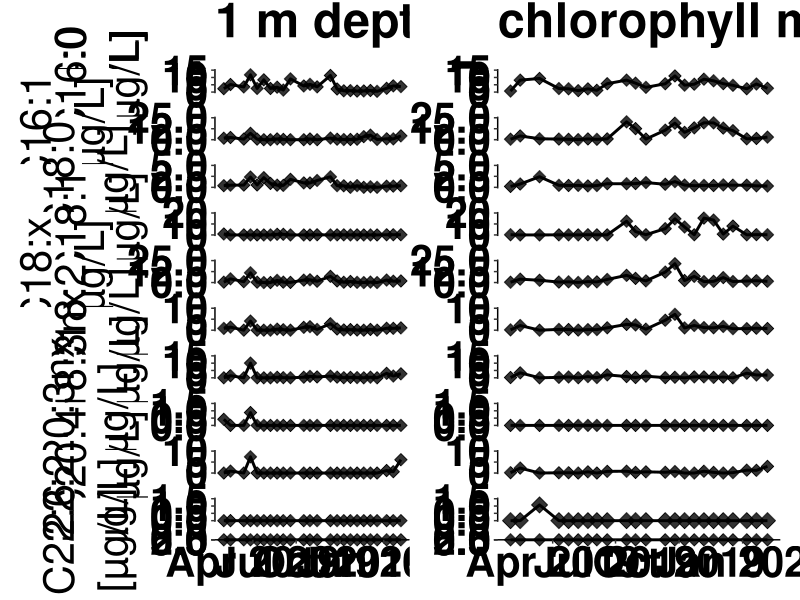
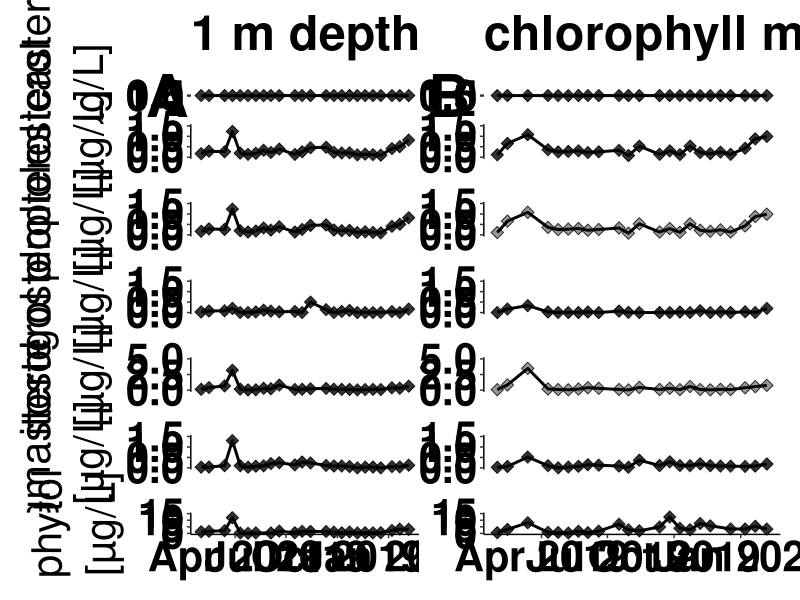

Here is the R script that generated these plots, in order:
## ---- chunk 1
knitr::opts_chunk$set(echo = TRUE)

library(readr)
library(here)
library(ggplot2)
library(reshape2)
library(cowplot)

Sys.setlocale("LC_ALL", "English")

#import lipid concentration data

lipid_conc <- read.csv(here("01_Data","Lipid_conc_watercolumn_ROT19.csv"), header = TRUE , sep = ";" , stringsAsFactors = FALSE, na.strings = "#NV")


#note: data frame includes two different depths: surface water (A) and chlorophyll maximum depth (B)

#separate sampling depths

lipid_conc_surface <- lipid_conc[1:24,]

lipid_conc_chlorMax <- lipid_conc[25:47,]


#setting dates for plotting

sampling_dates_A <- c("2019-01-30","2019-02-13", "2019-03-13", "2019-03-27",
                      "2019-04-10", "2019-04-24", "2019-05-08",
                      "2019-05-22", "2019-06-04", "2019-06-19",
                      "2019-07-17", "2019-07-30", "2019-08-14",
                      "2019-09-11", "2019-09-25", "2019-10-09",
                      "2019-10-23", "2019-11-06","2019-11-20",
                      "2019-12-04", "2019-12-18", "2020-01-07", "2020-01-21",
                      "2020-02-06")

sampling_dates_B <- c("2019-01-30","2019-02-13", "2019-03-13", 
                      "2019-04-10", "2019-04-24", "2019-05-08",
                      "2019-05-22", "2019-06-04", "2019-06-19",
                      "2019-07-17", "2019-07-30", "2019-08-14",
                      "2019-09-11", "2019-09-25", "2019-10-09",
                      "2019-10-23", "2019-11-06","2019-11-20",
                      "2019-12-04", "2019-12-18", "2020-01-07", "2020-01-21",
                      "2020-02-06")

rownames(lipid_conc_surface) <-sampling_dates_A
rownames(lipid_conc_chlorMax) <-sampling_dates_B

lipid_conc_surface$date <- as.Date(rownames(lipid_conc_surface), "%Y-%m-%d")
lipid_conc_chlorMax$date <- as.Date(rownames(lipid_conc_chlorMax), "%Y-%m-%d")


## ---- chunk 2

#surface water

C14.0_A <- melt(subset(lipid_conc_surface, select= c(date,C14.0_ugL)),id.var="date")

C16.0_A <- melt(subset(lipid_conc_surface, select= c(date,C16.0_ugL)),id.var="date")

C16.1_A <- melt(subset(lipid_conc_surface, select= c(date,C16.1_ugL)),id.var="date")

C18.0_A <- melt(subset(lipid_conc_surface, select= c(date,C18.0_ugL)),id.var="date")

C18.1_A <- melt(subset(lipid_conc_surface, select= c(date,C18.1_ugL)),id.var="date")

C18.x_A <- melt(subset(lipid_conc_surface, select= c(date,C18.x_ugL)),id.var="date")

C18.2_A <- melt(subset(lipid_conc_surface, select= c(date,C18.2_ugL)),id.var="date")

C18.3nx_A <- melt(subset(lipid_conc_surface, select= c(date,C18.3nx_ugL)),id.var="date")

C20.3nx_A <- melt(subset(lipid_conc_surface, select= c(date,C20.3nx_ugL)),id.var="date")

C20.4_A <- melt(subset(lipid_conc_surface, select= c(date,C20.4_ugL)),id.var="date")

C22.2_A <- melt(subset(lipid_conc_surface, select= c(date,C22.2_ugL)),id.var="date")

C22.6_A <- melt(subset(lipid_conc_surface, select= c(date,C22.6_ugL)),id.var="date")


#chlorophyll maximum depth


C14.0_B <- melt(subset(lipid_conc_chlorMax, select= c(date,C14.0_ugL)),id.var="date")

C16.0_B <- melt(subset(lipid_conc_chlorMax, select= c(date,C16.0_ugL)),id.var="date")

C16.1_B <- melt(subset(lipid_conc_chlorMax, select= c(date,C16.1_ugL)),id.var="date")

C18.0_B <- melt(subset(lipid_conc_chlorMax, select= c(date,C18.0_ugL)),id.var="date")

C18.1_B <- melt(subset(lipid_conc_chlorMax, select= c(date,C18.1_ugL)),id.var="date")

C18.x_B <- melt(subset(lipid_conc_chlorMax, select= c(date,C18.x_ugL)),id.var="date")

C18.2_B <- melt(subset(lipid_conc_chlorMax, select= c(date,C18.2_ugL)),id.var="date")

C18.3nx_B <- melt(subset(lipid_conc_chlorMax, select= c(date,C18.3nx_ugL)),id.var="date")

C20.3nx_B <- melt(subset(lipid_conc_chlorMax, select= c(date,C20.3nx_ugL)),id.var="date")

C20.4_B <- melt(subset(lipid_conc_chlorMax, select= c(date,C20.4_ugL)),id.var="date")

C22.2_B <- melt(subset(lipid_conc_chlorMax, select= c(date,C22.2_ugL)),id.var="date")

C22.6_B <- melt(subset(lipid_conc_chlorMax, select= c(date,C22.6_ugL)),id.var="date")

## ---- chunk 3
#surface water

pC14.0_surface <- ggplot() + 
  ggtitle("1 m depth", subtitle= "1 m depth")+
  geom_point(data=C14.0_A, aes(x=date,y=value), fill= "black", shape= 23, size=3,alpha=0.8)+
  geom_line(data=C14.0_A, aes(x=date,y=value),color= "black",  linewidth= 1)+ 
  annotate("text",y= 22, x= as.Date("2018-11-30"),label="A", size=15, fontface=2, color="black")+
  coord_cartesian(ylim=c(0,15),x=as.Date(c("2019-01-30", "2020-02-06")), clip="off")+
  scale_y_continuous(breaks=c(0.0,5.0,10.0,15.0))+
  ylab(expression(atop("C14:0","[µg/L]"))) + xlab(NULL)+
  theme(axis.line = element_line(colour = "black"),
        plot.title= element_text(size=35, face= "bold"),
        plot.subtitle= element_text(size=15, color="white"),
        panel.background = element_blank(),
        axis.line.x =element_blank(),
        axis.ticks.x = element_blank(),
        axis.text.x = element_blank(),
        axis.text.y = element_text(size=30,color='black', face="bold"),
        axis.title.y = element_text(size=30,color='black', face="bold"),
        legend.position = "none",
        strip.background = element_blank(),
        strip.placement = "outside",
        strip.text = element_text(size = 30, color= 'black', face="bold"),
        plot.margin = unit(c(1,0,0.5,0.5), "cm"))


pC16.0_surface <- ggplot() + 
  geom_point(data=C16.0_A, aes(x=date,y=value), fill= "black", shape= 23, size=3,alpha=0.8)+
  geom_line(data=C16.0_A, aes(x=date,y=value),color= "black",  linewidth= 1)+ 
  coord_cartesian(ylim=c(0,15),x=as.Date(c("2019-01-30", "2020-02-06")), clip="off")+
  ylab(expression(atop("C16:0","[µg/L]"))) + xlab(NULL)+
  scale_y_continuous(breaks=c(0.0,5.0,10.0,15.0))+
  theme(axis.line = element_line(colour = "black"),
        panel.background = element_blank(),
        axis.line.x =element_blank(),
        axis.ticks.x = element_blank(),
        axis.text.x = element_blank(),
        axis.text.y = element_text(size=30,color='black', face="bold"),
        axis.title.y = element_text(size=30,color='black', face="bold"),
        legend.position = "none",
        strip.background = element_blank(),
        strip.placement = "outside",
        strip.text = element_text(size = 30, color= 'black', face="bold"),
        plot.margin = unit(c(0,0,0.5,0.5), "cm"))


pC16.1_surface <- ggplot() + 
  geom_point(data=C16.1_A, aes(x=date,y=value), fill= "black", shape= 23, size=3,alpha=0.8)+
  geom_line(data=C16.1_A, aes(x=date,y=value),color= "black",  linewidth= 1)+ 
  coord_cartesian(ylim=c(0,25),x=as.Date(c("2019-01-30", "2020-02-06")), clip="off")+
  ylab(expression(atop("C16:1","[µg/L]"))) + xlab(NULL)+
  scale_y_continuous(breaks=c(0.0,12.5,25.0))+
  theme(axis.line = element_line(colour = "black"),
        panel.background = element_blank(),
        axis.line.x =element_blank(),
        axis.ticks.x = element_blank(),
        axis.text.x = element_blank(),
        axis.text.y = element_text(size=30,color='black', face="bold"),
        axis.title.y = element_text(size=30,color='black', face="bold"),
        legend.position = "none",
        strip.background = element_blank(),
        strip.placement = "outside",
        strip.text = element_text(size = 30, color= 'black', face="bold"),
        plot.margin = unit(c(0,0,0.5,0.5), "cm"))


pC18.0_surface <- ggplot() + 
  geom_point(data=C18.0_A, aes(x=date,y=value), fill= "black", shape= 23, size=3,alpha=0.8)+
  geom_line(data=C18.0_A, aes(x=date,y=value),color= "black",  linewidth= 1)+ 
  coord_cartesian(ylim=c(0,5),x=as.Date(c("2019-01-30", "2020-02-06")), clip="off")+
  ylab(expression(atop("C18:0","[µg/L]"))) + xlab(NULL)+
  scale_y_continuous(breaks=c(0.0, 2.5, 5.0))+
  theme(axis.line = element_line(colour = "black"),
        panel.background = element_blank(),
        axis.line.x =element_blank(),
        axis.ticks.x = element_blank(),
        axis.text.x = element_blank(),
        axis.text.y = element_text(size=30,color='black', face="bold"),
        axis.title.y = element_text(size=30,color='black', face="bold"),
        legend.position = "none",
        strip.background = element_blank(),
        strip.placement = "outside",
        strip.text = element_text(size = 30, color= 'black', face="bold"),
        plot.margin = unit(c(0,0,0.5,0.5), "cm"))


pC18.1_surface <- ggplot() + 
  geom_point(data=C18.1_A, aes(x=date,y=value), fill= "black", shape= 23, size=3,alpha=0.8)+
  geom_line(data=C18.1_A, aes(x=date,y=value),color= "black",  linewidth= 1)+ 
  coord_cartesian(ylim=c(0,20),x=as.Date(c("2019-01-30", "2020-02-06")), clip="off")+
  scale_y_continuous(breaks=c(0.0,10.0,20.0))+
  ylab(expression(atop("C18:1","[µg/L]"))) + xlab(NULL)+
  theme(axis.line = element_line(colour = "black"),
        panel.background = element_blank(),
        axis.line.x =element_blank(),
        axis.ticks.x = element_blank(),
        axis.text.x = element_blank(),
        axis.text.y = element_text(size=30,color='black', face="bold"),
        axis.title.y = element_text(size=30,color='black', face="bold"),
        legend.position = "none",
        strip.background = element_blank(),
        strip.placement = "outside",
        strip.text = element_text(size = 30, color= 'black', face="bold"),
        plot.margin = unit(c(0,0,0.5,0.5), "cm"))


pC18.x_surface <- ggplot() + 
  geom_point(data=C18.x_A, aes(x=date,y=value), fill= "black", shape= 23, size=3,alpha=0.8)+
  geom_line(data=C18.x_A, aes(x=date,y=value),color= "black",  linewidth= 1)+ 
  coord_cartesian(ylim=c(0,25),x=as.Date(c("2019-01-30", "2020-02-06")), clip="off")+
  scale_y_continuous(breaks=c(0.0,12.5,25.0))+
  ylab(expression(atop("C18:x","[µg/L]"))) + xlab(NULL)+
  theme(axis.line = element_line(colour = "black"),
        panel.background = element_blank(),
        axis.line.x =element_blank(),
        axis.ticks.x = element_blank(),
        axis.text.x = element_blank(),
        axis.text.y = element_text(size=30,color='black', face="bold"),
        axis.title.y = element_text(size=30,color='black', face="bold"),
        legend.position = "none",
        strip.background = element_blank(),
        strip.placement = "outside",
        strip.text = element_text(size = 30, color= 'black', face="bold"),
        plot.margin = unit(c(0,0,0.5,0.5), "cm"))


pC18.2_surface <- ggplot() + 
  geom_point(data=C18.2_A, aes(x=date,y=value), fill= "black", shape= 23, size=3,alpha=0.8)+
  geom_line(data=C18.2_A, aes(x=date,y=value),color= "black",  linewidth= 1)+ 
  coord_cartesian(ylim=c(0,10),x=as.Date(c("2019-01-30", "2020-02-06")), clip="off")+
  scale_y_continuous(breaks=c(0.0,5.0,10.0))+
  ylab(expression(atop("C18:2","[µg/L]"))) + xlab(NULL)+
  theme(axis.line = element_line(colour = "black"),
        panel.background = element_blank(),
        axis.line.x =element_blank(),
        axis.ticks.x = element_blank(),
        axis.text.x = element_blank(),
        axis.text.y = element_text(size=30,color='black', face="bold"),
        axis.title.y = element_text(size=30,color='black', face="bold"),
        legend.position = "none",
        strip.background = element_blank(),
        strip.placement = "outside",
        strip.text = element_text(size = 30, color= 'black', face="bold"),
        plot.margin = unit(c(0,0,0.5,0.5), "cm"))


pC18.3nx_surface <- ggplot() + 
  geom_point(data=C18.3nx_A, aes(x=date,y=value), fill= "black", shape= 23, size=3,alpha=0.8)+
  geom_line(data=C18.3nx_A, aes(x=date,y=value),color= "black",  linewidth= 1)+ 
  coord_cartesian(ylim=c(0,15),x=as.Date(c("2019-01-30", "2020-02-06")), clip="off")+
  scale_y_continuous(breaks=c(0.0,5.0,10.0,15.0))+
  ylab(expression(atop("C18:3nx","[µg/L]"))) + xlab(NULL)+
  theme(axis.line = element_line(colour = "black"),
        panel.background = element_blank(),
        axis.line.x =element_blank(),
        axis.ticks.x = element_blank(),
        axis.text.x = element_blank(),
        axis.text.y = element_text(size=30,color='black', face="bold"),
        axis.title.y = element_text(size=30,color='black', face="bold"),
        legend.position = "none",
        strip.background = element_blank(),
        strip.placement = "outside",
        strip.text = element_text(size = 30, color= 'black', face="bold"),
        plot.margin = unit(c(0,0,0.5,0.5), "cm"))


pC20.3nx_surface <- ggplot() + 
  geom_point(data=C20.3nx_A, aes(x=date,y=value), fill= "black", shape= 23, size=3,alpha=0.8)+
  geom_line(data=C20.3nx_A, aes(x=date,y=value),color= "black",  linewidth= 1)+ 
  coord_cartesian(ylim=c(0,1.5),x=as.Date(c("2019-01-30", "2020-02-06")), clip="off")+
  scale_y_continuous(breaks=c(0.0,0.5,1,1.5))+
  ylab(expression(atop("C20:3nx","[µg/L]"))) + xlab(NULL)+
  theme(axis.line = element_line(colour = "black"),
        panel.background = element_blank(),
        axis.line.x =element_blank(),
        axis.ticks.x = element_blank(),
        axis.text.x = element_blank(),
        axis.text.y = element_text(size=30,color='black', face="bold"),
        axis.title.y = element_text(size=30,color='black', face="bold"),
        legend.position = "none",
        strip.background = element_blank(),
        strip.placement = "outside",
        strip.text = element_text(size = 30, color= 'black', face="bold"),
        plot.margin = unit(c(0,0,0.5,0.5), "cm"))



pC20.4_surface <- ggplot() + 
  geom_point(data=C20.4_A, aes(x=date,y=value), fill= "black", shape= 23, size=3,alpha=0.8)+
  geom_line(data=C20.4_A, aes(x=date,y=value),color= "black",  linewidth= 1)+ 
  coord_cartesian(ylim=c(0,10),x=as.Date(c("2019-01-30", "2020-02-06")), clip="off")+
  scale_y_continuous(breaks=c(0.0,5.0,10.0))+
  ylab(expression(atop("C20:4","[µg/L]"))) + xlab(NULL)+
  theme(axis.line = element_line(colour = "black"),
        panel.background = element_blank(),
        axis.line.x =element_blank(),
        axis.ticks.x = element_blank(),
        axis.text.x = element_blank(),
        axis.text.y = element_text(size=30,color='black', face="bold"),
        axis.title.y = element_text(size=30,color='black', face="bold"),
        legend.position = "none",
        strip.background = element_blank(),
        strip.placement = "outside",
        strip.text = element_text(size = 30, color= 'black', face="bold"),
        plot.margin = unit(c(0,0,0.5,0.5), "cm"))



pC22.2_surface <- ggplot() + 
  geom_point(data=C22.2_A, aes(x=date,y=value), fill= "black", shape= 23, size=3,alpha=0.8)+
  geom_line(data=C22.2_A, aes(x=date,y=value),color= "black",  linewidth= 1)+ 
  coord_cartesian(ylim=c(0,1.5),x=as.Date(c("2019-01-30", "2020-02-06")), clip="off")+
  scale_y_continuous(breaks=c(0.0,0.5,1,1.5))+
  ylab(expression(atop("C22:2","[µg/L]"))) + xlab(NULL)+
  theme(axis.line = element_line(colour = "black"),
        panel.background = element_blank(),
        axis.line.x =element_blank(),
        axis.ticks.x = element_blank(),
        axis.text.x = element_blank(),
        axis.text.y = element_text(size=30,color='black', face="bold"),
        axis.title.y = element_text(size=30,color='black', face="bold"),
        legend.position = "none",
        strip.background = element_blank(),
        strip.placement = "outside",
        strip.text = element_text(size = 30, color= 'black', face="bold"),
        plot.margin = unit(c(0,0,0.5,0.5), "cm"))


pC22.6_surface <- ggplot() + 
  geom_point(data=C22.6_A, aes(x=date,y=value), fill= "black", shape= 23, size=3,alpha=0.8)+
  geom_line(data=C22.6_A, aes(x=date,y=value),color= "black",  linewidth= 1)+ 
  coord_cartesian(ylim=c(0,5),x=as.Date(c("2019-01-30", "2020-02-06")), clip="off")+
  scale_y_continuous(breaks=c(0.0,2.5,5.0))+
  ylab(expression(atop("C22:6","[µg/L]"))) + xlab(NULL)+
  theme(axis.line = element_line(colour = "black"),
        panel.background = element_blank(),
        axis.line.x =element_line(color="black"),
        axis.text.x = element_text(size=30,color='black', face="bold"),
        axis.line.y.left =element_line(color='black'),
        axis.text.y.left = element_text(size=30, color= 'black', face= 'bold'),
        axis.title.y.left = element_text(size=30, color= 'black', face= 'bold'),
        strip.background = element_blank(),
        strip.placement = "outside",
        strip.text = element_text(size = 30, color= 'black', face="bold"),
        plot.margin = unit(c(0,0,0.5,0.5), "cm"))



plot_FA_conc_surface <- plot_grid(pC14.0_surface,pC16.0_surface, pC16.1_surface, pC18.0_surface, pC18.1_surface,
                                  pC18.x_surface, pC18.2_surface, pC18.3nx_surface,pC20.3nx_surface, pC20.4_surface,
                                  pC22.2_surface, pC22.6_surface, ncol=1, align="v", 
                                  rel_heights = c(1.45,1,1,1,1,1,1,1,1,1,1,1.15), axis='lr')


#chlorophyll maximum depth

pC14.0_chlorMax <- ggplot() + 
  ggtitle("chlorophyll maximum depth", subtitle= "chlorophyll maximum depth")+
  geom_point(data=C14.0_B, aes(x=date,y=value, fill=variable), shape= 23, size=3,alpha=0.8)+
  geom_line(data=C14.0_B, aes(x=date,y=value),color= "black",  linewidth= 1)+ 
  scale_fill_manual(labels=c("C14.0_ugL"= "C14:0 [µg/L]"),
                    values=c(C14.0_ugL="black"))+
  annotate("text",y= 22, x= as.Date("2018-11-30"),label="B", size=15, fontface=2, color="black")+
  coord_cartesian(ylim=c(0,15),x=as.Date(c("2019-01-30", "2020-02-06")), clip="off")+
  scale_y_continuous(breaks=c(0.0,5.0,10.0,15.0))+
  ylab("C14:0 [µg/L]") + xlab(NULL)+
  theme(axis.line = element_line(colour = "black"),
        legend.position = "none",
        plot.title= element_text(size=35, face= "bold"),
        plot.subtitle= element_text(size=15, color="white"),
        panel.background = element_blank(),
        axis.line.x =element_blank(),
        axis.ticks.x = element_blank(),
        axis.text.x = element_blank(),
        axis.text.y = element_text(size=30,color='black', face="bold"),
        axis.title.y = element_blank(),
        strip.background = element_blank(),
        strip.placement = "outside",
        strip.text = element_text(size = 30, color= 'black', face="bold"),
        plot.margin = unit(c(1,0.5,0.5,0), "cm"))



pC16.0_chlorMax <- ggplot() + 
  geom_point(data=C16.0_B, aes(x=date,y=value, fill= variable), shape= 23, size=3,alpha=0.8)+
  geom_line(data=C16.0_B, aes(x=date,y=value),color= "black",  linewidth= 1)+ 
  scale_fill_manual(labels=c("C16.0_ugL"= "C16:0 [µg/L]"),
                    values=c(C16.0_ugL="black"))+
  coord_cartesian(ylim=c(0,15),x=as.Date(c("2019-01-30", "2020-02-06")), clip="off")+
  scale_y_continuous(breaks=c(0.0,5.0,10.0,15.0))+
  ylab("C16:0 [µg/L]") + xlab(NULL)+
  theme(axis.line = element_line(colour = "black"),
        panel.background = element_blank(),
        legend.position = "none",
        axis.line.x =element_blank(),
        axis.ticks.x = element_blank(),
        axis.text.x = element_blank(),
        axis.text.y = element_text(size=30,color='black', face="bold"),
        axis.title.y = element_blank(),
        strip.background = element_blank(),
        strip.placement = "outside",
        strip.text = element_text(size = 30, color= 'black', face="bold"),
        plot.margin = unit(c(0,0.5,0.5,0), "cm"))



pC16.1_chlorMax <- ggplot() + 
  geom_point(data=C16.1_B, aes(x=date,y=value, fill= variable), shape= 23, size=3,alpha=0.8)+
  geom_line(data=C16.1_B, aes(x=date,y=value),color= "black",  linewidth= 1)+ 
  scale_fill_manual(labels=c("C16.1_ugL"= "C16:1 [µg/L]"),
                    values=c(C16.1_ugL="black"))+
  coord_cartesian(ylim=c(0,25),x=as.Date(c("2019-01-30", "2020-02-06")), clip="off")+
  scale_y_continuous(breaks=c(0.0,12.5,25.0))+
  ylab("C16:1 [µg/L]") + xlab(NULL)+
  theme(axis.line = element_line(colour = "black"),
        legend.position = "none",
        panel.background = element_blank(),
        axis.line.x =element_blank(),
        axis.ticks.x = element_blank(),
        axis.text.x = element_blank(),
        axis.text.y = element_text(size=30,color='black', face="bold"),
        axis.title.y = element_blank(),
        strip.background = element_blank(),
        strip.placement = "outside",
        strip.text = element_text(size = 30, color= 'black', face="bold"),
        plot.margin = unit(c(0,0.5,0.5,0), "cm"))


pC18.0_chlorMax <- ggplot() + 
  geom_point(data=C18.0_B, aes(x=date,y=value, fill= variable), shape= 23, size=3,alpha=0.8)+
  geom_line(data=C18.0_B, aes(x=date,y=value),color= "black",  linewidth= 1)+ 
  scale_fill_manual(labels=c("C18.0_ugL"= "C18:0 [µg/L]"),
                    values=c(C18.0_ugL="black"))+
  coord_cartesian(ylim=c(0,5),x=as.Date(c("2019-01-30", "2020-02-06")), clip="off")+
  scale_y_continuous(breaks=c(0.0,2.5,5.0))+
  ylab("C18:0 [µg/L]") + xlab(NULL)+
  theme(axis.line = element_line(colour = "black"),
        legend.position = "none",
        panel.background = element_blank(),
        axis.line.x =element_blank(),
        axis.ticks.x = element_blank(),
        axis.text.x = element_blank(),
        axis.text.y = element_text(size=30,color='black', face="bold"),
        axis.title.y = element_blank(),
        strip.background = element_blank(),
        strip.placement = "outside",
        strip.text = element_text(size = 30, color= 'black', face="bold"),
        plot.margin = unit(c(0,0.5,0.5,0), "cm"))


pC18.1_chlorMax <- ggplot() + 
  geom_point(data=C18.1_B, aes(x=date,y=value, fill= variable), shape= 23, size=3,alpha=0.8)+
  geom_line(data=C18.1_B, aes(x=date,y=value),color= "black",  linewidth= 1)+ 
  scale_fill_manual(labels=c("C18.1_ugL"= "C18:1 [µg/L]"),
                    values=c(C18.1_ugL="black"))+
  coord_cartesian(ylim=c(0,20),x=as.Date(c("2019-01-30", "2020-02-06")), clip="off")+
  scale_y_continuous(breaks=c(0.0,10.0,20.0))+
  ylab("C18:1 [µg/L]") + xlab(NULL)+
  theme(axis.line = element_line(colour = "black"),
        legend.position = "none",
        panel.background = element_blank(),
        axis.line.x =element_blank(),
        axis.ticks.x = element_blank(),
        axis.text.x = element_blank(),
        axis.text.y = element_text(size=30,color='black', face="bold"),
        axis.title.y = element_blank(),
        strip.background = element_blank(),
        strip.placement = "outside",
        strip.text = element_text(size = 30, color= 'black', face="bold"),
        plot.margin = unit(c(0,0.5,0.5,0), "cm"))


pC18.x_chlorMax <- ggplot() + 
  geom_point(data=C18.x_B, aes(x=date,y=value, fill= variable), shape= 23, size=3,alpha=0.8)+
  geom_line(data=C18.x_B, aes(x=date,y=value),color= "black",  linewidth= 1)+ 
  scale_fill_manual(labels=c("C18.x_ugL"= "C18:x [µg/L]"),
                    values=c(C18.x_ugL="black"))+
  coord_cartesian(ylim=c(0,25),x=as.Date(c("2019-01-30", "2020-02-06")), clip="off")+
  scale_y_continuous(breaks=c(0.0,12.5,25.0))+
  ylab("C18:x [µg/L]") + xlab(NULL)+
  theme(axis.line = element_line(colour = "black"),
        legend.position = "none",
        panel.background = element_blank(),
        axis.line.x =element_blank(),
        axis.ticks.x = element_blank(),
        axis.text.x = element_blank(),
        axis.text.y = element_text(size=30,color='black', face="bold"),
        axis.title.y = element_blank(),
        strip.background = element_blank(),
        strip.placement = "outside",
        strip.text = element_text(size = 30, color= 'black', face="bold"),
        plot.margin = unit(c(0,0.5,0.5,0), "cm"))


pC18.2_chlorMax <- ggplot() + 
  geom_point(data=C18.2_B, aes(x=date,y=value, fill= variable), shape= 23, size=3,alpha=0.8)+
  geom_line(data=C18.2_B, aes(x=date,y=value),color= "black",  linewidth= 1)+ 
  scale_fill_manual(labels=c("C18.2_ugL"= "C18:2 [µg/L]"),
                    values=c(C18.2_ugL="black"))+
  coord_cartesian(ylim=c(0,10),x=as.Date(c("2019-01-30", "2020-02-06")), clip="off")+
  scale_y_continuous(breaks=c(0.0,5.0,10.0))+
  ylab("C18:2 [µg/L]") + xlab(NULL)+
  theme(axis.line = element_line(colour = "black"),
        legend.position = "none",
        panel.background = element_blank(),
        axis.line.x =element_blank(),
        axis.ticks.x = element_blank(),
        axis.text.x = element_blank(),
        axis.text.y = element_text(size=30,color='black', face="bold"),
        axis.title.y = element_blank(),
        strip.background = element_blank(),
        strip.placement = "outside",
        strip.text = element_text(size = 30, color= 'black', face="bold"),
        plot.margin = unit(c(0,0.5,0.5,0), "cm"))


pC18.3nx_chlorMax <- ggplot() + 
  geom_point(data=C18.3nx_B, aes(x=date,y=value, fill= variable), shape= 23, size=3,alpha=0.8)+
  geom_line(data=C18.3nx_B, aes(x=date,y=value),color= "black",  linewidth= 1)+ 
  scale_fill_manual(labels=c("C18.3nx_ugL"= "C18:3nx [µg/L]"),
                    values=c(C18.3nx_ugL="black"))+
  coord_cartesian(ylim=c(0,15),x=as.Date(c("2019-01-30", "2020-02-06")), clip="off")+
  scale_y_continuous(breaks=c(0.0,5.0,10.0,15.0))+
  ylab("C18:3nx [µg/L]") + xlab(NULL)+
  theme(axis.line = element_line(colour = "black"),
        legend.position = "none",
        panel.background = element_blank(),
        axis.line.x =element_blank(),
        axis.ticks.x = element_blank(),
        axis.text.x = element_blank(),
        axis.text.y = element_text(size=30,color='black', face="bold"),
        axis.title.y = element_blank(),
        strip.background = element_blank(),
        strip.placement = "outside",
        strip.text = element_text(size = 30, color= 'black', face="bold"),
        plot.margin = unit(c(0,0.5,0.5,0), "cm"))



pC20.3nx_chlorMax <- ggplot() + 
  geom_point(data=C20.3nx_B, aes(x=date,y=value, fill= variable), shape= 23, size=3,alpha=0.8)+
  geom_line(data=C20.3nx_B, aes(x=date,y=value),color= "black",  linewidth= 1)+ 
  scale_fill_manual(labels=c("C20.3nx_ugL"= "C20:3nx [µg/L]"),
                    values=c(C20.3nx_ugL="black"))+
  coord_cartesian(ylim=c(0,1.5),x=as.Date(c("2019-01-30", "2020-02-06")), clip="off")+
  scale_y_continuous(breaks=c(0.0,0.5,1,1.5))+
  ylab("C20.3nx [µg/L]") + xlab(NULL)+
  theme(axis.line = element_line(colour = "black"),
        legend.position = "none",
        panel.background = element_blank(),
        axis.line.x =element_blank(),
        axis.ticks.x = element_blank(),
        axis.text.x = element_blank(),
        axis.text.y = element_text(size=30,color='black', face="bold"),
        axis.title.y = element_blank(),
        strip.background = element_blank(),
        strip.placement = "outside",
        strip.text = element_text(size = 30, color= 'black', face="bold"),
        plot.margin = unit(c(0,0.5,0.5,0), "cm"))



pC20.4_chlorMax <- ggplot() + 
  geom_point(data=C20.4_B, aes(x=date,y=value, fill=variable), shape= 23, size=3,alpha=0.8)+
  geom_line(data=C20.4_B, aes(x=date,y=value),color= "black",  linewidth= 1)+ 
  scale_fill_manual(labels=c("C20.4_ugL"= "C20:4 [µg/L]"),
                    values=c(C20.4_ugL="black"))+
  coord_cartesian(ylim=c(0,10),x=as.Date(c("2019-01-30", "2020-02-06")), clip="off")+
  scale_y_continuous(breaks=c(0.0,5.0,10.0))+
  ylab("C20.4 [µg/L]") + xlab(NULL)+
  theme(axis.line = element_line(colour = "black"),
        legend.position = "none",
        panel.background = element_blank(),
        axis.line.x =element_blank(),
        axis.ticks.x = element_blank(),
        axis.text.x = element_blank(),
        axis.text.y = element_text(size=30,color='black', face="bold"),
        axis.title.y =element_blank(),
        strip.background = element_blank(),
        strip.placement = "outside",
        strip.text = element_text(size = 30, color= 'black', face="bold"),
        plot.margin = unit(c(0,0.5,0.5,0), "cm"))



pC22.2_chlorMax <- ggplot() + 
  geom_point(data=C22.2_B, aes(x=date,y=value, fill= variable), shape= 23, size= 4,alpha=0.8)+
  geom_line(data=C22.2_B, aes(x=date,y=value),color= "black",  linewidth= 1)+ 
  scale_fill_manual(labels=c("C22.2_ugL"= "C22:2 [µg/L]"),
                    values=c(C22.2_ugL="black"))+
  coord_cartesian(ylim=c(0,1.5),x=as.Date(c("2019-01-30", "2020-02-06")), clip="off")+
  scale_y_continuous(breaks=c(0.0,0.5,1,1.5))+
  ylab("C22.2 [µg/L]") + xlab(NULL)+
  theme(axis.line = element_line(colour = "black"),
        legend.position = "none",
        panel.background = element_blank(),
        axis.line.x =element_blank(),
        axis.ticks.x = element_blank(),
        axis.text.x = element_blank(),
        axis.text.y = element_text(size=30,color='black', face="bold"),
        axis.title.y = element_blank(),
        strip.background = element_blank(),
        strip.placement = "outside",
        strip.text = element_text(size = 30, color= 'black', face="bold"),
        plot.margin = unit(c(0,0.5,0.5,0), "cm"))


pC22.6_chlorMax <- ggplot() + 
  geom_point(data=C22.6_B, aes(x=date,y=value, fill= variable), shape= 23, size=3,alpha=0.8)+
  geom_line(data=C22.6_B, aes(x=date,y=value),color= "black",  linewidth= 1)+ 
  scale_fill_manual(labels=c("C22.6_ugL"= "C22.6 [µg/L]"),
                    values=c(C22.6_ugL="black"))+
  coord_cartesian(ylim=c(0,5),x=as.Date(c("2019-01-30", "2020-02-06")), clip="off")+
  scale_y_continuous(breaks=c(0.0,2.5,5.0))+
  ylab("C22.6 [µg/L]") + xlab(NULL)+
  theme(axis.line = element_line(colour = "black"),
        legend.position = "none",
        panel.background = element_blank(),
        axis.line.x =element_line(color="black"),
        axis.text.x = element_text(size=30,color='black', face="bold"),
        axis.line.y.left =element_line(color='black'),
        axis.text.y.left = element_text(size=30, color= 'black', face= 'bold'),
        axis.title.y.left = element_blank(),
        strip.background = element_blank(),
        strip.placement = "outside",
        strip.text = element_text(size = 30, color= 'black', face="bold"),
        plot.margin = unit(c(0,0.5,0.5,0), "cm"))



plot_FA_conc_chlorMax <- plot_grid(pC14.0_chlorMax,pC16.0_chlorMax, pC16.1_chlorMax, pC18.0_chlorMax, pC18.1_chlorMax,
                                   pC18.x_chlorMax, pC18.2_chlorMax, pC18.3nx_chlorMax,pC20.3nx_chlorMax, pC20.4_chlorMax,
                                   pC22.2_chlorMax, pC22.6_chlorMax, ncol=1, align="v", 
                                   rel_heights = c(1.45,1,1,1,1,1,1,1,1,1,1,1.15), axis='lr')


FigS7 <- plot_grid(plot_FA_conc_surface, plot_FA_conc_chlorMax, ncol=2,rel_widths = c(1.05,1), align="h")

## ---- chunk 4

plot(FigS7)

## ---- chunk 5

#surface water

brassicasterol_A <- melt(subset(lipid_conc_surface, select= c(date,brassicasterol_ugL)),id.var="date")

cholesterol_A <- melt(subset(lipid_conc_surface, select= c(date,cholesterol_ugL)),id.var="date")

diplopterol_A <- melt(subset(lipid_conc_surface, select= c(date,diplopterol_ugL)),id.var="date")

ergosterol_A <- melt(subset(lipid_conc_surface, select= c(date,ergosterol_ugL)),id.var="date")

sitosterol_A <- melt(subset(lipid_conc_surface, select= c(date,sitosterol_ugL)),id.var="date")

stigmasterol_A <- melt(subset(lipid_conc_surface, select= c(date,stigmasterol_ugL)),id.var="date")

phytol_A <- melt(subset(lipid_conc_surface, select= c(date,phytol_ugL)),id.var="date")



#chlorophyll maximum depth

brassicasterol_B <- melt(subset(lipid_conc_chlorMax, select= c(date,brassicasterol_ugL)),id.var="date")

cholesterol_B <- melt(subset(lipid_conc_chlorMax, select= c(date,cholesterol_ugL)),id.var="date")

diplopterol_B <- melt(subset(lipid_conc_chlorMax, select= c(date,diplopterol_ugL)),id.var="date")

ergosterol_B <- melt(subset(lipid_conc_chlorMax, select= c(date,ergosterol_ugL)),id.var="date")

sitosterol_B <- melt(subset(lipid_conc_chlorMax, select= c(date,sitosterol_ugL)),id.var="date")

stigmasterol_B <- melt(subset(lipid_conc_chlorMax, select= c(date,stigmasterol_ugL)),id.var="date")

phytol_B <- melt(subset(lipid_conc_chlorMax, select= c(date,phytol_ugL)),id.var="date")

## ---- chunk 6

#surface

pBrass_surface <- ggplot() + 
  ggtitle("1 m depth", subtitle= "1 m depth")+
  geom_point(data=brassicasterol_A[!is.na(brassicasterol_A$value),], aes(x=date,y=value), fill= "black", shape= 23, size=3,alpha=0.8)+
  geom_line(data=brassicasterol_A[!is.na(brassicasterol_A$value),], aes(x=date,y=value),color= "black",  linewidth= 1)+ 
  annotate("text",y= 2.2, x= as.Date("2018-11-30"),label="A", size=15, fontface=2, color="black")+
  coord_cartesian(ylim=c(0,1.5),x=as.Date(c("2019-01-30", "2020-02-06")), clip="off")+
  scale_y_continuous(breaks=c(0.0,0.5,1,1.5))+
  ylab(expression(atop("brassicasterol","[µg/L]"))) + xlab(NULL)+
  theme(axis.line = element_line(colour = "black"),
        plot.title= element_text(size=35, face= "bold"),
        plot.subtitle= element_text(size=15, color="white"),
        panel.background = element_blank(),
        axis.line.x =element_blank(),
        axis.ticks.x = element_blank(),
        axis.text.x = element_blank(),
        axis.text.y = element_text(size=30,color='black', face="bold"),
        axis.title.y = element_text(size=30,color='black', face="bold"),
        legend.position = "none",
        strip.background = element_blank(),
        strip.placement = "outside",
        strip.text = element_text(size = 30, color= 'black', face="bold"),
        plot.margin = unit(c(1,0,1.25,0.5), "cm"))



pChol_surface <- ggplot() + 
  geom_point(data=cholesterol_A[!is.na(cholesterol_A$value),], aes(x=date,y=value), fill= "black", shape= 23, size=3,alpha=0.8)+
  geom_line(data=cholesterol_A[!is.na(cholesterol_A$value),], aes(x=date,y=value),color= "black",  linewidth= 1)+ 
  coord_cartesian(ylim=c(0,1.5),x=as.Date(c("2019-01-30", "2020-02-06")), clip="off")+
  ylab(expression(atop("cholesterol","[µg/L]"))) + xlab(NULL)+
  scale_y_continuous(breaks=c(0.0,0.5,1,1.5))+
  theme(axis.line = element_line(colour = "black"),
        panel.background = element_blank(),
        axis.line.x =element_blank(),
        axis.ticks.x = element_blank(),
        axis.text.x = element_blank(),
        axis.text.y = element_text(size=30,color='black', face="bold"),
        axis.title.y = element_text(size=30,color='black', face="bold"),
        legend.position = "none",
        strip.background = element_blank(),
        strip.placement = "outside",
        strip.text = element_text(size = 30, color= 'black', face="bold"),
        plot.margin = unit(c(0,0,1,0.5), "cm"))

pDip_surface <- ggplot() + 
  geom_point(data=cholesterol_A[!is.na(diplopterol_A$value),], aes(x=date,y=value), fill= "black", shape= 23, size=3,alpha=0.8)+
  geom_line(data=cholesterol_A[!is.na(diplopterol_A$value),], aes(x=date,y=value),color= "black",  linewidth= 1)+ 
  coord_cartesian(ylim=c(0,1.5),x=as.Date(c("2019-01-30", "2020-02-06")), clip="off")+
  ylab(expression(atop("diplopterol","[µg/L]"))) + xlab(NULL)+
  scale_y_continuous(breaks=c(0.0,0.5,1,1.5))+
  theme(axis.line = element_line(colour = "black"),
        panel.background = element_blank(),
        axis.line.x =element_blank(),
        axis.ticks.x = element_blank(),
        axis.text.x = element_blank(),
        axis.text.y = element_text(size=30,color='black', face="bold"),
        axis.title.y = element_text(size=30,color='black', face="bold"),
        legend.position = "none",
        strip.background = element_blank(),
        strip.placement = "outside",
        strip.text = element_text(size = 30, color= 'black', face="bold"),
        plot.margin = unit(c(0,0,1,0.5), "cm"))

pErgo_surface <- ggplot() + 
  geom_point(data=ergosterol_A[!is.na(ergosterol_A$value),], aes(x=date,y=value), fill= "black", shape= 23, size=3,alpha=0.8)+
  geom_line(data=ergosterol_A[!is.na(ergosterol_A$value),], aes(x=date,y=value),color= "black",  linewidth= 1)+ 
  coord_cartesian(ylim=c(0,1.5),x=as.Date(c("2019-01-30", "2020-02-06")), clip="off")+
  scale_y_continuous(breaks=c(0.0,0.5,1,1.5))+
  ylab(expression(atop("ergosterol","[µg/L]"))) + xlab(NULL)+
  theme(axis.line = element_line(colour = "black"),
        panel.background = element_blank(),
        axis.line.x =element_blank(),
        axis.ticks.x = element_blank(),
        axis.text.x = element_blank(),
        axis.text.y = element_text(size=30,color='black', face="bold"),
        axis.title.y = element_text(size=30,color='black', face="bold"),
        legend.position = "none",
        strip.background = element_blank(),
        strip.placement = "outside",
        strip.text = element_text(size = 30, color= 'black', face="bold"),
        plot.margin = unit(c(0,0,1,0.5), "cm"))



pSito_surface <- ggplot() + 
  geom_point(data=sitosterol_A[!is.na(sitosterol_A$value),], aes(x=date,y=value), fill= "black", shape= 23, size=3,alpha=0.8)+
  geom_line(data=sitosterol_A[!is.na(sitosterol_A$value),], aes(x=date,y=value),color= "black",  linewidth= 1)+ 
  coord_cartesian(ylim=c(0,5),x=as.Date(c("2019-01-30", "2020-02-06")), clip="off")+
  scale_y_continuous(breaks=c(0.0,2.5,5))+
  ylab(expression(atop("sitosterol","[µg/L]"))) + xlab(NULL)+
  theme(axis.line = element_line(colour = "black"),
        panel.background = element_blank(),
        axis.line.x =element_blank(),
        axis.ticks.x = element_blank(),
        axis.text.x = element_blank(),
        axis.text.y = element_text(size=30,color='black', face="bold"),
        axis.title.y = element_text(size=30,color='black', face="bold"),
        legend.position = "none",
        strip.background = element_blank(),
        strip.placement = "outside",
        strip.text = element_text(size = 30, color= 'black', face="bold"),
        plot.margin = unit(c(0,0,1,0.5), "cm"))


pStigma_surface <- ggplot() + 
  geom_point(data=stigmasterol_A[!is.na(stigmasterol_A$value),], aes(x=date,y=value), fill= "black", shape= 23, size=3,alpha=0.8)+
  geom_line(data=stigmasterol_A[!is.na(stigmasterol_A$value),], aes(x=date,y=value),color= "black",  linewidth= 1)+ 
  coord_cartesian(ylim=c(0,1.5),x=as.Date(c("2019-01-30", "2020-02-06")), clip="off")+
  scale_y_continuous(breaks=c(0.0,0.5,1,1.5))+
  ylab(expression(atop("stigmasterol","[µg/L]"))) + xlab(NULL)+
  theme(axis.line = element_line(colour = "black"),
        panel.background = element_blank(),
        axis.line.x =element_blank(),
        axis.ticks.x = element_blank(),
        axis.text.x = element_blank(),
        axis.text.y = element_text(size=30,color='black', face="bold"),
        axis.title.y = element_text(size=30,color='black', face="bold"),
        legend.position = "none",
        strip.background = element_blank(),
        strip.placement = "outside",
        strip.text = element_text(size = 30, color= 'black', face="bold"),
        plot.margin = unit(c(0,0,1,0.5), "cm"))


pPhytol_surface <- ggplot() + 
  geom_point(data=phytol_A[!is.na(phytol_A$value),], aes(x=date,y=value), fill= "black", shape= 23, size=3,alpha=0.8)+
  geom_line(data=phytol_A[!is.na(phytol_A$value),], aes(x=date,y=value),color= "black",  linewidth= 1)+ 
  coord_cartesian(ylim=c(0,15),x=as.Date(c("2019-01-30", "2020-02-06")), clip="off")+
  scale_y_continuous(breaks=c(0.0,5.0,10.0,15.0))+
  ylab(expression(atop("phytol","[µg/L]"))) + xlab(NULL)+
  theme(axis.line = element_line(colour = "black"),
        panel.background = element_blank(),
        axis.line.x =element_line(color="black"),
        axis.text.x = element_text(size=30,color='black', face="bold"),
        axis.line.y.left =element_line(color='black'),
        axis.text.y.left = element_text(size=30, color= 'black', face= 'bold'),
        axis.title.y.left = element_text(size=30, color= 'black', face= 'bold'),
        strip.background = element_blank(),
        strip.placement = "outside",
        strip.text = element_text(size = 30, color= 'black', face="bold"),
        plot.margin = unit(c(0,0,0.5,0.5), "cm"))



plot_alcohols_conc_surface <- plot_grid(pBrass_surface,pChol_surface, pDip_surface,pErgo_surface, pSito_surface, pStigma_surface,
                                        pPhytol_surface, ncol=1, align="v", 
                                        rel_heights = c(1.6,1,1,1,1,1,1.125), axis='lr')


#chlorophyll maximum depth

pBrass_chlorMax <- ggplot() + 
  ggtitle("chlorophyll maximum depth depth", subtitle= "1 m depth")+
  geom_point(data=brassicasterol_B[!is.na(brassicasterol_B$value),], aes(x=date,y=value, fill= variable), shape= 23, size=3,alpha=0.8)+
  geom_line(data=brassicasterol_B[!is.na(brassicasterol_B$value),], aes(x=date,y=value),color= "black",  linewidth= 1)+ 
  scale_fill_manual(labels=c("brassicasterol_ugL"= "brassicasterol [µg/L]"),
                    values=c(brassicasterol_ugL="black"))+
  annotate("text",y= 2.2, x= as.Date("2018-11-25"),label="B", size=15, fontface=2, color="black")+
  coord_cartesian(ylim=c(0,1.5),x=as.Date(c("2019-01-30", "2020-02-06")), clip="off")+
  scale_y_continuous(breaks=c(0.0,0.5,1,1.5))+
  ylab(expression(atop("brassicasterol","[µg/L]"))) + xlab(NULL)+
  theme(axis.line = element_line(colour = "black"),
        legend.position = "none",
        plot.title= element_text(size=35, face= "bold"),
        plot.subtitle= element_text(size=15, color="white"),
        panel.background = element_blank(),
        axis.line.x =element_blank(),
        axis.ticks.x = element_blank(),
        axis.text.x = element_blank(),
        axis.text.y = element_text(size=30,color='black', face="bold"),
        axis.title.y = element_blank(),
        strip.background = element_blank(),
        strip.placement = "outside",
        strip.text = element_text(size = 30, color= 'black', face="bold"),
        plot.margin = unit(c(1,0.5,1.25,0), "cm"))


pChol_chlorMax <- ggplot() + 
  geom_point(data=cholesterol_B[!is.na(cholesterol_B$value),], aes(x=date,y=value, fill=variable), shape= 23, size=3,alpha=0.8)+
  geom_line(data=cholesterol_B[!is.na(cholesterol_B$value),], aes(x=date,y=value),color= "black",  linewidth= 1)+ 
  scale_fill_manual(labels=c("cholesterol_ugL"= "cholesterol [µg/L]"),
                    values=c(cholesterol_ugL="black"))+
  coord_cartesian(ylim=c(0,1.5),x=as.Date(c("2019-01-30", "2020-02-06")), clip="off")+
  ylab(expression(atop("cholesterol","[µg/L]"))) + xlab(NULL)+
  scale_y_continuous(breaks=c(0.0,0.5,1,1.5))+
  theme(axis.line = element_line(colour = "black"),
        legend.position = "none",
        panel.background = element_blank(),
        axis.line.x =element_blank(),
        axis.ticks.x = element_blank(),
        axis.text.x = element_blank(),
        axis.text.y = element_text(size=30,color='black', face="bold"),
        axis.title.y = element_blank(),
        strip.background = element_blank(),
        strip.placement = "outside",
        strip.text = element_text(size = 30, color= 'black', face="bold"),
        plot.margin = unit(c(0,0.5,1,0), "cm"))

pDip_chlorMax <- ggplot() + 
  geom_point(data=cholesterol_B[!is.na(diplopterol_B$value),], aes(x=date,y=value, fill=variable), shape= 23, size=3,alpha=0.8)+
  geom_line(data=cholesterol_B[!is.na(diplopterol_B$value),], aes(x=date,y=value),color= "black",  linewidth= 1)+ 
  scale_fill_manual(labels=c("diplopterol_ugL"= "cholesterol [µg/L]"),
                    values=c(diplopterol_ugL="black"))+
  coord_cartesian(ylim=c(0,1.5),x=as.Date(c("2019-01-30", "2020-02-06")), clip="off")+
  ylab(expression(atop("diplopterol","[µg/L]"))) + xlab(NULL)+
  scale_y_continuous(breaks=c(0.0,0.5,1,1.5))+
  theme(axis.line = element_line(colour = "black"),
        legend.position = "none",
        panel.background = element_blank(),
        axis.line.x =element_blank(),
        axis.ticks.x = element_blank(),
        axis.text.x = element_blank(),
        axis.text.y = element_text(size=30,color='black', face="bold"),
        axis.title.y = element_blank(),
        strip.background = element_blank(),
        strip.placement = "outside",
        strip.text = element_text(size = 30, color= 'black', face="bold"),
        plot.margin = unit(c(0,0.5,1,0), "cm"))


pErgo_chlorMax <- ggplot() + 
  geom_point(data=ergosterol_B[!is.na(ergosterol_B$value),], aes(x=date,y=value, fill= variable), shape= 23, size=3,alpha=0.8)+
  geom_line(data=ergosterol_B[!is.na(ergosterol_B$value),], aes(x=date,y=value),color= "black",  linewidth= 1)+ 
  scale_fill_manual(labels=c("ergosterol_ugL"= "ergosterol [µg/L]"),
                    values=c(ergosterol_ugL="black"))+
  coord_cartesian(ylim=c(0,1.5),x=as.Date(c("2019-01-30", "2020-02-06")), clip="off")+
  scale_y_continuous(breaks=c(0.0,0.5,1,1.5))+
  ylab(expression(atop("ergosterol","[µg/L]"))) + xlab(NULL)+
  theme(axis.line = element_line(colour = "black"),
        legend.position = "none",
        panel.background = element_blank(),
        axis.line.x =element_blank(),
        axis.ticks.x = element_blank(),
        axis.text.x = element_blank(),
        axis.text.y = element_text(size=30,color='black', face="bold"),
        axis.title.y = element_blank(),
        strip.background = element_blank(),
        strip.placement = "outside",
        strip.text = element_text(size = 30, color= 'black', face="bold"),
        plot.margin = unit(c(0,0.5,1,0), "cm"))



pSito_chlorMax <- ggplot() + 
  geom_point(data=sitosterol_B[!is.na(sitosterol_B$value),], aes(x=date,y=value, fill= variable), shape= 23, size=3,alpha=0.8)+
  geom_line(data=sitosterol_B[!is.na(sitosterol_B$value),], aes(x=date,y=value),color= "black",  linewidth= 1)+ 
  scale_fill_manual(labels=c("sitosterol_ugL"= "sitosterol [µg/L]"),
                    values=c(sitosterol_ug.L="black"))+
  coord_cartesian(ylim=c(0,5),x=as.Date(c("2019-01-30", "2020-02-06")), clip="off")+
  scale_y_continuous(breaks=c(0.0,2.5,5))+
  ylab(expression(atop("sitosterol","[µg/L]"))) + xlab(NULL)+
  theme(axis.line = element_line(colour = "black"),
        legend.position = "none",
        panel.background = element_blank(),
        axis.line.x =element_blank(),
        axis.ticks.x = element_blank(),
        axis.text.x = element_blank(),
        axis.text.y = element_text(size=30,color='black', face="bold"),
        axis.title.y = element_blank(),
        strip.background = element_blank(),
        strip.placement = "outside",
        strip.text = element_text(size = 30, color= 'black', face="bold"),
        plot.margin = unit(c(0,0.5,1,0), "cm"))


pStigma_chlorMax <- ggplot() + 
  geom_point(data=stigmasterol_B[!is.na(stigmasterol_B$value),], aes(x=date,y=value, fill= variable), shape= 23, size=3,alpha=0.8)+
  geom_line(data=stigmasterol_B[!is.na(stigmasterol_B$value),], aes(x=date,y=value),color= "black",  linewidth= 1)+ 
  scale_fill_manual(labels=c("stigmasterol_ugL"= "stigmasterol [µg/L]"),
                    values=c(stigmasterol_ugL="black"))+
  coord_cartesian(ylim=c(0,1.5),x=as.Date(c("2019-01-30", "2020-02-06")), clip="off")+
  scale_y_continuous(breaks=c(0.0,0.5,1.0,1.5))+
  ylab(expression(atop("stigmasterol","[µg/L]"))) + xlab(NULL)+
  theme(axis.line = element_line(colour = "black"),
        legend.position = "none",
        panel.background = element_blank(),
        axis.line.x =element_blank(),
        axis.ticks.x = element_blank(),
        axis.text.x = element_blank(),
        axis.text.y = element_text(size=30,color='black', face="bold"),
        axis.title.y = element_blank(),
        strip.background = element_blank(),
        strip.placement = "outside",
        strip.text = element_text(size = 30, color= 'black', face="bold"),
        plot.margin = unit(c(0,0.5,1,0), "cm"))


pPhytol_chlorMax <- ggplot() + 
  geom_point(data=phytol_B[!is.na(phytol_B$value),], aes(x=date,y=value, fill= variable), shape= 23, size=3,alpha=0.8)+
  geom_line(data=phytol_B[!is.na(phytol_B$value),], aes(x=date,y=value),color= "black",  linewidth= 1)+ 
  scale_fill_manual(labels=c("phytol_ugL"= "phytol [µg/L]"),
                    values=c(phytol_ugL="black"))+
  coord_cartesian(ylim=c(0,15),x=as.Date(c("2019-01-30", "2020-02-06")), clip="off")+
  scale_y_continuous(breaks=c(0.0,5.0,10.0,15.0))+
  ylab(expression(atop("phytol","[µg/L]"))) + xlab(NULL)+
  theme(axis.line = element_line(colour = "black"),
        legend.position = "none",
        panel.background = element_blank(),
        axis.line.x =element_line(color="black"),
        axis.text.x = element_text(size=30,color='black', face="bold"),
        axis.line.y.left =element_line(color='black'),
        axis.text.y.left = element_text(size=30, color= 'black', face= 'bold'),
        axis.title.y.left = element_blank(),
        strip.background = element_blank(),
        strip.placement = "outside",
        strip.text = element_text(size = 30, color= 'black', face="bold"),
        plot.margin = unit(c(0,0.5,0.5,0), "cm"))


plot_alcohols_conc_chlorMax <- plot_grid(pBrass_chlorMax,pChol_chlorMax, pDip_chlorMax, pErgo_chlorMax, pSito_chlorMax, pStigma_chlorMax,
                                         pPhytol_chlorMax, ncol=1, align="v", 
                                         rel_heights = c(1.6,1,1,1,1,1,1.125), axis='lr')


FigS8 <- plot_grid(plot_alcohols_conc_surface, plot_alcohols_conc_chlorMax, ncol=2,rel_widths = c(1.1,1), align="h")

## ---- chunk 7

plot(FigS8)
